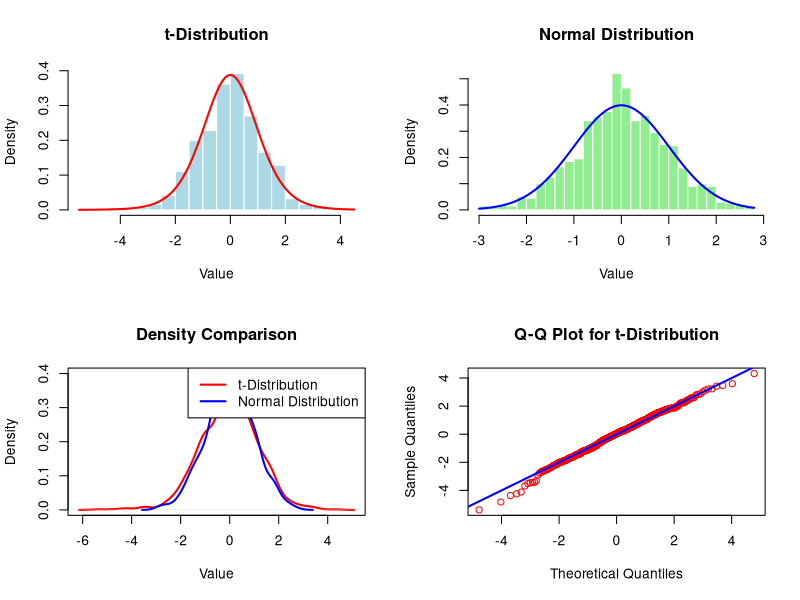

Write the R code that produced this figure.
# Lab-03: Compare t-distribution with normal distribution for small sample sizes.
# Parameters
n <- 10
N_sim <- 1000
	
# Generate data
set.seed(123)
t_data <- rt(N_sim, df = n-1)
normal_data <- rnorm(N_sim)
	
# Graphical Output
par(mfrow = c(2, 2))
	
# Histogram of t-distribution
hist(t_data, breaks = 30, col = "lightblue", probability = TRUE, main = "t-Distribution", xlab = "Value", border = "white")
curve(dt(x, df = n-1), add = TRUE, col = "red", lwd = 2)
	
# Histogram of normal distribution
hist(normal_data, breaks = 30, col = "lightgreen", probability = TRUE, main = "Normal Distribution", xlab = "Value", border = "white")
curve(dnorm(x), add = TRUE, col = "blue", lwd = 2)
	
# Density plot comparison
plot(density(t_data), col = "red", lwd = 2, main = "Density Comparison", xlab = "Value", ylim = c(0, 0.4))
lines(density(normal_data), col = "blue", lwd = 2)
legend("topright", legend = c("t-Distribution", "Normal Distribution"), col = c("red", "blue"), lwd = 2)
	
# Q-Q plot for t-distribution
qqplot(qt(ppoints(N_sim), df = n-1), t_data, main = "Q-Q Plot for t-Distribution", col = "red", xlab = "Theoretical Quantiles", ylab = "Sample Quantiles")
abline(0, 1, col = "blue", lwd = 2)
